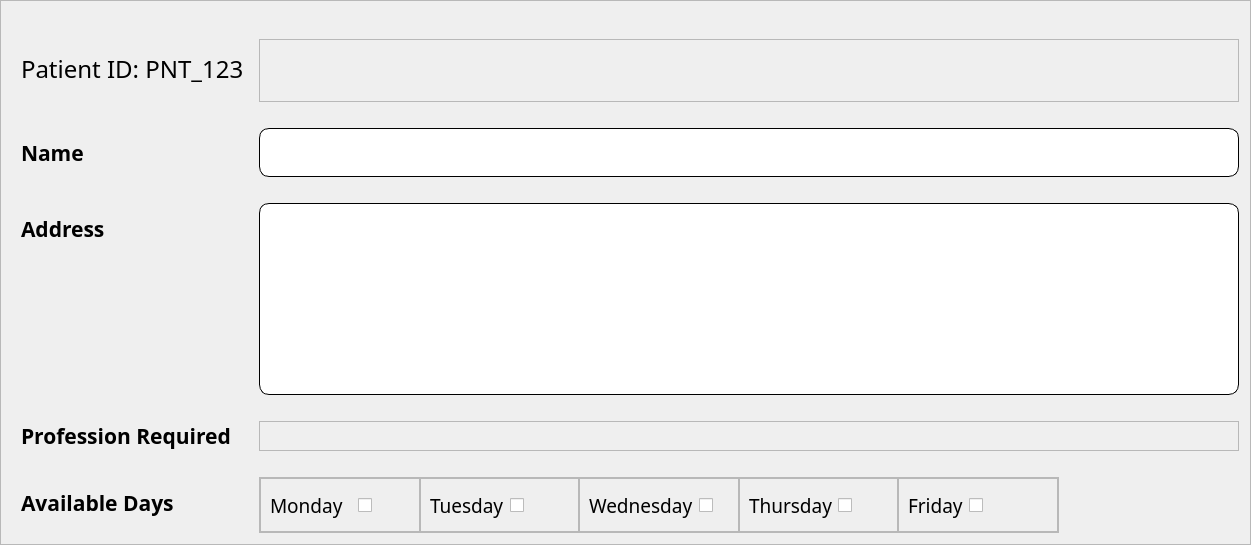
                                    <widget class="QFrame" name="edit_patient_details_content_frame">
                                     <property name="frameShape">
                                      <enum>QFrame::StyledPanel</enum>
                                     </property>
                                     <property name="frameShadow">
                                      <enum>QFrame::Raised</enum>
                                     </property>
                                     <layout class="QFormLayout" name="formLayout_21">
                                      <property name="formAlignment">
                                       <set>Qt::AlignLeading|Qt::AlignLeft|Qt::AlignTop</set>
                                      </property>
                                      <property name="horizontalSpacing">
                                       <number>15</number>
                                      </property>
                                      <property name="verticalSpacing">
                                       <number>26</number>
                                      </property>
                                      <property name="leftMargin">
                                       <number>20</number>
                                      </property>
                                      <property name="topMargin">
                                       <number>38</number>
                                      </property>
                                      <item row="1" column="0">
                                       <widget class="QLabel" name="patient_name_label_edit">
                                        <property name="font">
                                         <font>
                                          <family>Tw Cen MT</family>
                                          <pointsize>16</pointsize>
                                          <weight>75</weight>
                                          <bold>true</bold>
                                         </font>
                                        </property>
                                        <property name="text">
                                         <string>Name</string>
                                        </property>
                                       </widget>
                                      </item>
                                      <item row="1" column="1">
                                       <widget class="QLineEdit" name="patient_name_text_edit">
                                        <property name="minimumSize">
                                         <size>
                                          <width>0</width>
                                          <height>49</height>
                                         </size>
                                        </property>
                                        <property name="font">
                                         <font>
                                          <pointsize>12</pointsize>
                                         </font>
                                        </property>
                                        <property name="styleSheet">
                                         <string notr="true">background-color: rgb(255, 255, 255);;
border-style: outset;
border-width: 1px;
border-radius: 10px;
border-color: black;
padding: 4px;
</string>
                                        </property>
                                       </widget>
                                      </item>
                                      <item row="2" column="0">
                                       <widget class="QLabel" name="patient_addr_label_edit">
                                        <property name="font">
                                         <font>
                                          <family>Tw Cen MT</family>
                                          <pointsize>16</pointsize>
                                          <weight>75</weight>
                                          <bold>true</bold>
                                         </font>
                                        </property>
                                        <property name="text">
                                         <string>Address</string>
                                        </property>
                                       </widget>
                                      </item>
                                      <item row="2" column="1">
                                       <widget class="QTextEdit" name="patient_addr_text_edit">
                                        <property name="font">
                                         <font>
                                          <pointsize>12</pointsize>
                                         </font>
                                        </property>
                                        <property name="styleSheet">
                                         <string notr="true">background-color: rgb(255, 255, 255);;
border-style: outset;
border-width: 1px;
border-radius: 10px;
border-color: black;
padding: 4px;
</string>
                                        </property>
                                       </widget>
                                      </item>
                                      <item row="5" column="0">
                                       <widget class="QLabel" name="avl_days_label_patient_edit">
                                        <property name="font">
                                         <font>
                                          <family>Tw Cen MT</family>
                                          <pointsize>16</pointsize>
                                          <weight>75</weight>
                                          <bold>true</bold>
                                         </font>
                                        </property>
                                        <property name="text">
                                         <string>Available Days</string>
                                        </property>
                                       </widget>
                                      </item>
                                      <item row="5" column="1">
                                       <widget class="QFrame" name="avl_days_opt_frame_patient_edit">
                                        <property name="minimumSize">
                                         <size>
                                          <width>0</width>
                                          <height>0</height>
                                         </size>
                                        </property>
                                        <property name="maximumSize">
                                         <size>
                                          <width>800</width>
                                          <height>16777215</height>
                                         </size>
                                        </property>
                                        <property name="frameShape">
                                         <enum>QFrame::StyledPanel</enum>
                                        </property>
                                        <property name="frameShadow">
                                         <enum>QFrame::Raised</enum>
                                        </property>
                                        <layout class="QHBoxLayout" name="horizontalLayout_70">
                                         <property name="spacing">
                                          <number>0</number>
                                         </property>
                                         <property name="leftMargin">
                                          <number>0</number>
                                         </property>
                                         <property name="topMargin">
                                          <number>0</number>
                                         </property>
                                         <property name="rightMargin">
                                          <number>0</number>
                                         </property>
                                         <property name="bottomMargin">
                                          <number>0</number>
                                         </property>
                                         <item>
                                          <widget class="QFrame" name="avl_mon_frame_patient_edit">
                                           <property name="minimumSize">
                                            <size>
                                             <width>0</width>
                                             <height>0</height>
                                            </size>
                                           </property>
                                           <property name="maximumSize">
                                            <size>
                                             <width>16777215</width>
                                             <height>16777215</height>
                                            </size>
                                           </property>
                                           <property name="frameShape">
                                            <enum>QFrame::StyledPanel</enum>
                                           </property>
                                           <property name="frameShadow">
                                            <enum>QFrame::Raised</enum>
                                           </property>
                                           <layout class="QHBoxLayout" name="horizontalLayout_71">
                                            <property name="spacing">
                                             <number>15</number>
                                            </property>
                                            <item>
                                             <widget class="QLabel" name="avl_mon_label_patient_edit">
                                              <property name="font">
                                               <font>
                                                <family>Tw Cen MT</family>
                                                <pointsize>14</pointsize>
                                               </font>
                                              </property>
                                              <property name="text">
                                               <string>Monday</string>
                                              </property>
                                             </widget>
                                            </item>
                                            <item>
                                             <widget class="QCheckBox" name="mon_check_patient_edit">
                                              <property name="minimumSize">
                                               <size>
                                                <width>0</width>
                                                <height>34</height>
                                               </size>
                                              </property>
                                              <property name="text">
                                               <string/>
                                              </property>
                                             </widget>
                                            </item>
                                           </layout>
                                          </widget>
                                         </item>
                                         <item>
                                          <widget class="QFrame" name="avl_tue_frame_patient_edit">
                                           <property name="maximumSize">
                                            <size>
                                             <width>16777215</width>
                                             <height>16777215</height>
                                            </size>
                                           </property>
                                           <property name="frameShape">
                                            <enum>QFrame::StyledPanel</enum>
                                           </property>
                                           <property name="frameShadow">
                                            <enum>QFrame::Raised</enum>
                                           </property>
                                           <layout class="QFormLayout" name="formLayout_22">
                                            <item row="0" column="1">
                                             <widget class="QCheckBox" name="tue_check_patient_edit">
                                              <property name="minimumSize">
                                               <size>
                                                <width>0</width>
                                                <height>34</height>
                                               </size>
                                              </property>
                                              <property name="text">
                                               <string/>
                                              </property>
                                             </widget>
                                            </item>
                                            <item row="0" column="0">
                                             <widget class="QLabel" name="avl_tue_label_patient_edit">
                                              <property name="font">
                                               <font>
                                                <family>Tw Cen MT</family>
                                                <pointsize>14</pointsize>
                                               </font>
                                              </property>
                                              <property name="text">
                                               <string>Tuesday</string>
                                              </property>
                                             </widget>
                                            </item>
                                           </layout>
                                          </widget>
                                         </item>
                                         <item>
                                          <widget class="QFrame" name="avl_wed_frame_patient_edit">
                                           <property name="maximumSize">
                                            <size>
                                             <width>16777215</width>
                                             <height>16777215</height>
                                            </size>
                                           </property>
                                           <property name="frameShape">
                                            <enum>QFrame::StyledPanel</enum>
                                           </property>
                                           <property name="frameShadow">
                                            <enum>QFrame::Raised</enum>
                                           </property>
                                           <layout class="QFormLayout" name="formLayout_23">
                                            <item row="0" column="0">
                                             <widget class="QLabel" name="avl_wed_label_patient_edit">
                                              <property name="font">
                                               <font>
                                                <family>Tw Cen MT</family>
                                                <pointsize>14</pointsize>
                                                <weight>50</weight>
                                                <bold>false</bold>
                                               </font>
                                              </property>
                                              <property name="text">
                                               <string>Wednesday</string>
                                              </property>
                                             </widget>
                                            </item>
                                            <item row="0" column="1">
                                             <widget class="QCheckBox" name="wed_check_patient_edit">
                                              <property name="minimumSize">
                                               <size>
                                                <width>0</width>
                                                <height>34</height>
                                               </size>
                                              </property>
                                              <property name="text">
                                               <string/>
                                              </property>
                                             </widget>
                                            </item>
                                           </layout>
                                          </widget>
                                         </item>
                                         <item>
                                          <widget class="QFrame" name="avl_thur_frame_patient_edit">
                                           <property name="maximumSize">
                                            <size>
                                             <width>16777215</width>
                                             <height>16777215</height>
                                            </size>
                                           </property>
                                           <property name="frameShape">
                                            <enum>QFrame::StyledPanel</enum>
                                           </property>
                                           <property name="frameShadow">
                                            <enum>QFrame::Raised</enum>
                                           </property>
                                           <layout class="QFormLayout" name="formLayout_24">
                                            <item row="0" column="0">
                                             <widget class="QLabel" name="avl_thur_label_patient_edit">
                                              <property name="font">
                                               <font>
                                                <family>Tw Cen MT</family>
                                                <pointsize>14</pointsize>
                                               </font>
                                              </property>
                                              <property name="text">
                                               <string>Thursday</string>
                                              </property>
                                             </widget>
                                            </item>
                                            <item row="0" column="1">
                                             <widget class="QCheckBox" name="thur_check_patient_edit">
                                              <property name="minimumSize">
                                               <size>
                                                <width>0</width>
                                                <height>34</height>
                                               </size>
                                              </property>
                                              <property name="text">
                                               <string/>
                                              </property>
                                             </widget>
                                            </item>
                                           </layout>
                                          </widget>
                                         </item>
                                         <item>
                                          <widget class="QFrame" name="avl_fri_frame_patient_edit">
                                           <property name="maximumSize">
                                            <size>
                                             <width>16777215</width>
                                             <height>16777215</height>
                                            </size>
                                           </property>
                                           <property name="frameShape">
                                            <enum>QFrame::StyledPanel</enum>
                                           </property>
                                           <property name="frameShadow">
                                            <enum>QFrame::Raised</enum>
                                           </property>
                                           <layout class="QFormLayout" name="formLayout_25">
                                            <item row="0" column="0">
                                             <widget class="QLabel" name="avl_fri_label_patient_edit">
                                              <property name="font">
                                               <font>
                                                <family>Tw Cen MT</family>
                                                <pointsize>14</pointsize>
                                               </font>
                                              </property>
                                              <property name="text">
                                               <string>Friday</string>
                                              </property>
                                             </widget>
                                            </item>
                                            <item row="0" column="1">
                                             <widget class="QCheckBox" name="fri_check_patient_edit">
                                              <property name="minimumSize">
                                               <size>
                                                <width>0</width>
                                                <height>34</height>
                                               </size>
                                              </property>
                                              <property name="text">
                                               <string/>
                                              </property>
                                             </widget>
                                            </item>
                                           </layout>
                                          </widget>
                                         </item>
                                        </layout>
                                       </widget>
                                      </item>
                                      <item row="4" column="0">
                                       <widget class="QLabel" name="patient_prof_label_edit">
                                        <property name="font">
                                         <font>
                                          <family>Tw Cen MT</family>
                                          <pointsize>16</pointsize>
                                          <weight>75</weight>
                                          <bold>true</bold>
                                         </font>
                                        </property>
                                        <property name="text">
                                         <string>Profession Required</string>
                                        </property>
                                       </widget>
                                      </item>
                                      <item row="4" column="1">
                                       <widget class="QFrame" name="prof_reqd_frame_edit">
                                        <property name="minimumSize">
                                         <size>
                                          <width>0</width>
                                          <height>0</height>
                                         </size>
                                        </property>
                                        <property name="frameShape">
                                         <enum>QFrame::StyledPanel</enum>
                                        </property>
                                        <property name="frameShadow">
                                         <enum>QFrame::Raised</enum>
                                        </property>
                                        <layout class="QHBoxLayout" name="horizontalLayout_72">
                                         <property name="spacing">
                                          <number>0</number>
                                         </property>
                                         <property name="leftMargin">
                                          <number>0</number>
                                         </property>
                                         <property name="topMargin">
                                          <number>0</number>
                                         </property>
                                         <property name="rightMargin">
                                          <number>0</number>
                                         </property>
                                         <property name="bottomMargin">
                                          <number>0</number>
                                         </property>
                                        </layout>
                                       </widget>
                                      </item>
                                      <item row="0" column="0">
                                       <widget class="QLabel" name="patient_edit_id">
                                        <property name="font">
                                         <font>
                                          <family>Tw Cen MT</family>
                                          <pointsize>18</pointsize>
                                         </font>
                                        </property>
                                        <property name="text">
                                         <string>Patient ID: PNT_123</string>
                                        </property>
                                       </widget>
                                      </item>
                                      <item row="0" column="1">
                                       <widget class="QFrame" name="back_add_button_frame">
                                        <property name="frameShape">
                                         <enum>QFrame::StyledPanel</enum>
                                        </property>
                                        <property name="frameShadow">
                                         <enum>QFrame::Raised</enum>
                                        </property>
                                        <layout class="QHBoxLayout" name="horizontalLayout_74">
                                         <item>
                                          <spacer name="horizontalSpacer_10">
                                           <property name="orientation">
                                            <enum>Qt::Horizontal</enum>
                                           </property>
                                           <property name="sizeHint" stdset="0">
                                            <size>
                                             <width>928</width>
                                             <height>20</height>
                                            </size>
                                           </property>
                                          </spacer>
                                         </item>
                                         <item>
                                          <widget class="QPushButton" name="back_add_button_edit_patient">
                                           <property name="minimumSize">
                                            <size>
                                             <width>0</width>
                                             <height>43</height>
                                            </size>
                                           </property>
                                           <property name="maximumSize">
                                            <size>
                                             <width>85</width>
                                             <height>16777215</height>
                                            </size>
                                           </property>
                                           <property name="cursor">
                                            <cursorShape>PointingHandCursor</cursorShape>
                                           </property>
                                           <property name="styleSheet">
                                            <string notr="true">border-radius:10px</string>
                                           </property>
                                           <property name="text">
                                            <string/>
                                           </property>
                                           <property name="icon">
                                            <iconset>
                                             <normaloff>Icon/plus-circle.svg</normaloff>Icon/plus-circle.svg</iconset>
                                           </property>
                                           <property name="iconSize">
                                            <size>
                                             <width>63</width>
                                             <height>37</height>
                                            </size>
                                           </property>
                                           <property name="flat">
                                            <bool>true</bool>
                                           </property>
                                          </widget>
                                         </item>
                                        </layout>
                                       </widget>
                                      </item>
                                     </layout>
                                    </widget>
